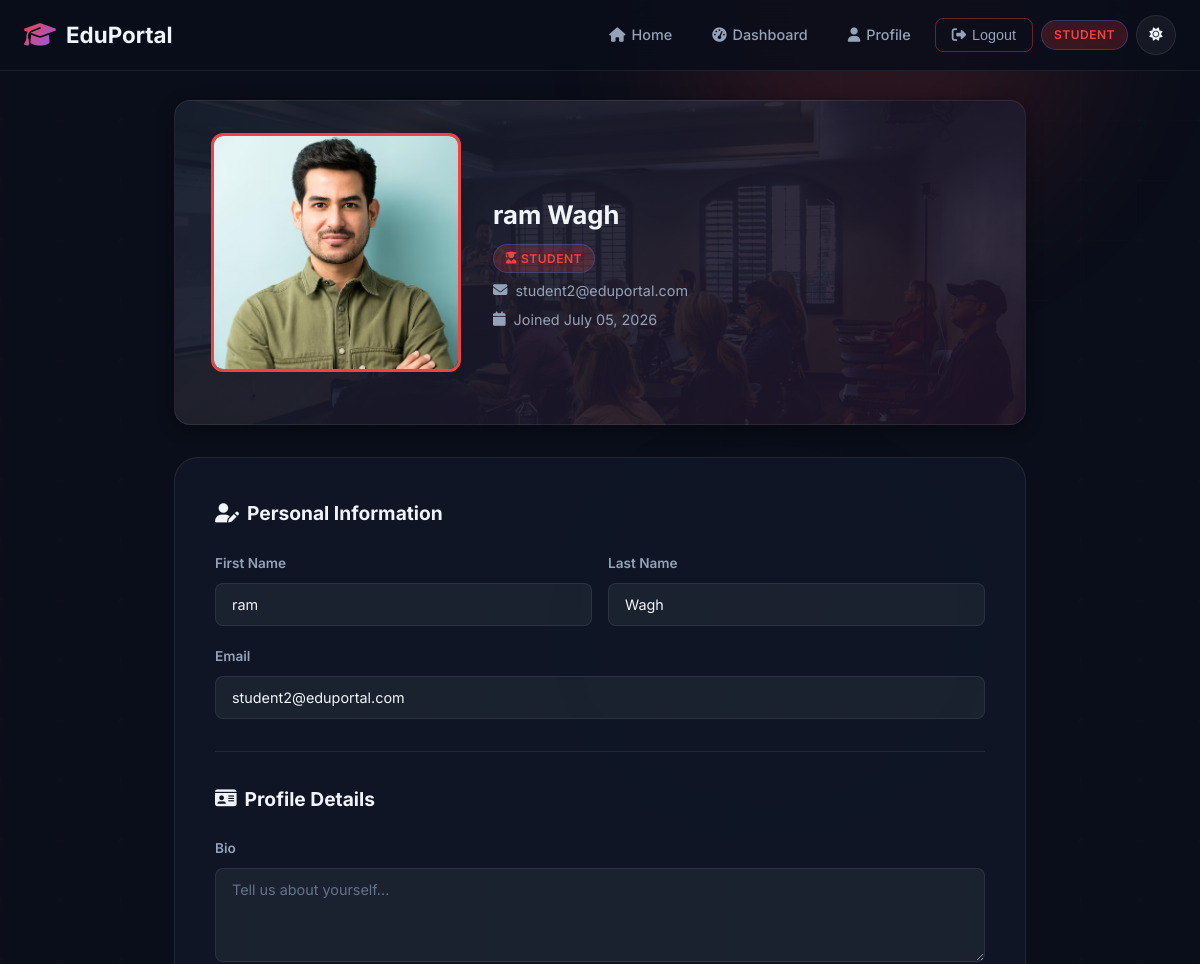
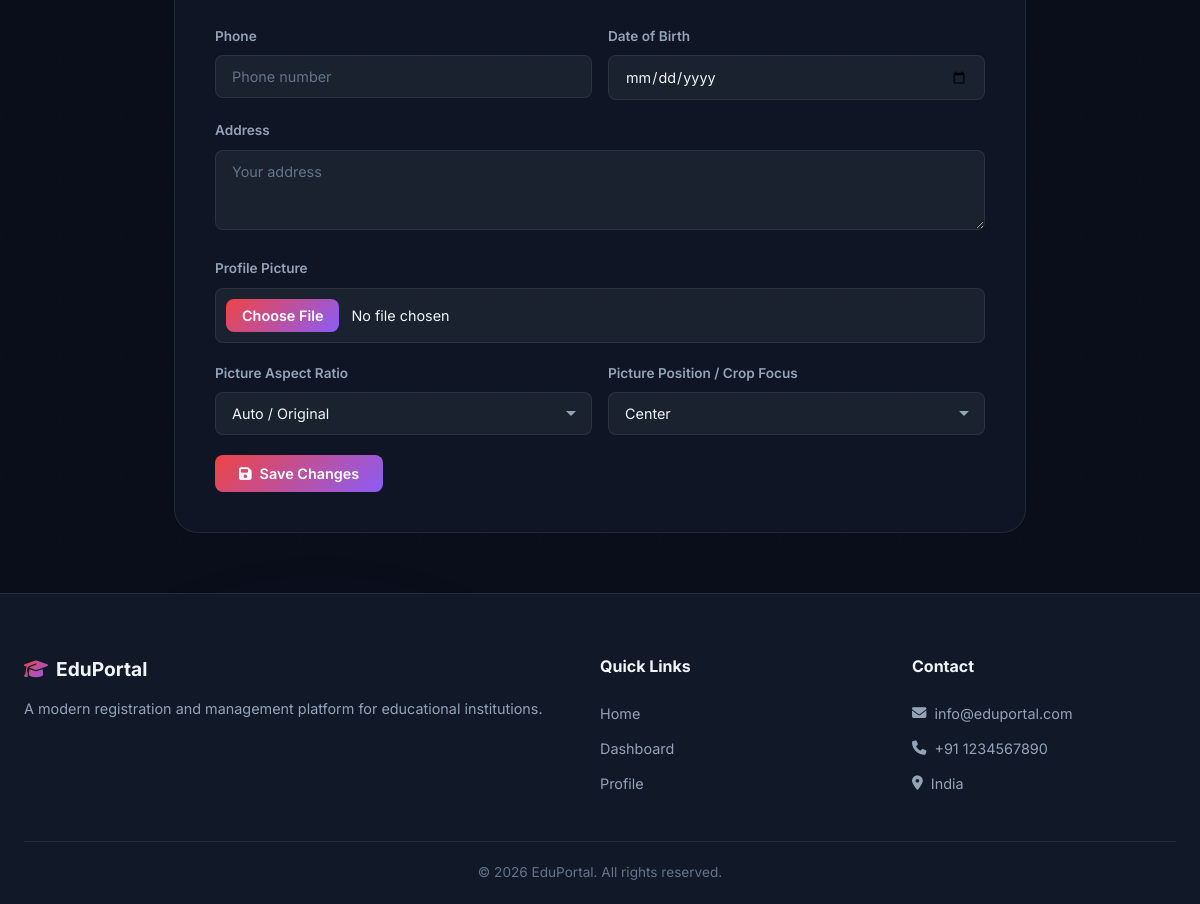
The app's page /accounts/profile/ (signed in) with its own data (2 pictures, top to bottom).
### accounts/models.py (models this page shows, shortened)
class User(AbstractUser):
    class Role(models.TextChoices):
        STUDENT = 'student', 'Student'
        TEACHER = 'teacher', 'Teacher'
        ADMIN = 'admin', 'Admin'
    role = models.CharField(
        max_length=10,
        choices=Role.choices,
        default=Role.STUDENT,
    )
    email = models.EmailField(unique=True)
    is_email_verified = models.BooleanField(default=False)
    failed_login_attempts = models.IntegerField(default=0)
    lockout_until = models.DateTimeField(null=True, blank=True)

class Profile(models.Model):
    user = models.OneToOneField(User, on_delete=models.CASCADE, related_name='profile')
    bio = models.TextField(max_length=500, blank=True)
    phone = models.CharField(max_length=15, blank=True)
    date_of_birth = models.DateField(null=True, blank=True)
    address = models.TextField(max_length=300, blank=True)
    profile_picture = models.ImageField(upload_to='profile_pics/', blank=True, null=True)
    avatar_ratio = models.CharField(
        max_length=10,
        choices=[
            ('1-1', '1:1 (Square)'),
            ('4-5', '4:5 (Portrait)'),
            ('16-9', '16:9 (Landscape)'),
            ('auto', 'Auto / Original')
        ],
        default='auto'
    )
    avatar_position = models.CharField(
        max_length=10,
        choices=[
            ('center', 'Center'),
            ('top', 'Top'),
            ('bottom', 'Bottom')
        ],
        default='center'
    )
    created_at = models.DateTimeField(auto_now_add=True)
    updated_at = models.DateTimeField(auto_now=True)

### accounts/views.py (the view)
# urls.py: path('profile/', views.profile_view, name='profile'),
@login_required
def profile_view(request):
    profile, created = Profile.objects.get_or_create(user=request.user)
    if request.method == 'POST':
        user_form = UserUpdateForm(request.POST, instance=request.user)
        profile_form = ProfileUpdateForm(request.POST, request.FILES, instance=profile)
        if 'profile_picture' in request.FILES:
            uploaded = request.FILES['profile_picture']
            max_size = getattr(settings, 'MAX_UPLOAD_SIZE_MB', 2) * 1024 * 1024
            allowed_types = getattr(settings, 'ALLOWED_IMAGE_TYPES',
                                    ['image/jpeg', 'image/png', 'image/gif', 'image/webp'])
            if uploaded.size > max_size:
                messages.error(request, f'Image too large. Maximum size is {settings.MAX_UPLOAD_SIZE_MB}MB.')
                return redirect('accounts:profile')
            if uploaded.content_type not in allowed_types:
                messages.error(request, 'Invalid image format. Use JPEG, PNG, GIF, or WebP.')
                return redirect('accounts:profile')
        if user_form.is_valid() and profile_form.is_valid():
            user_form.save()
            profile_form.save()
            messages.success(request, 'Your profile has been updated successfully!')
            return redirect('accounts:profile')
    else:
        user_form = UserUpdateForm(instance=request.user)
        profile_form = ProfileUpdateForm(instance=profile)
    context = {
        'user_form': user_form,
        'profile_form': profile_form,
    }
    return render(request, 'accounts/profile.html', context)

### accounts/forms.py
class UserUpdateForm(forms.ModelForm):
    class Meta:
        model = User
        fields = ['first_name', 'last_name', 'email']
        widgets = {
            'first_name': forms.TextInput(attrs={
                'class': 'form-input',
                'placeholder': 'First name',
            }),
            'last_name': forms.TextInput(attrs={
                'class': 'form-input',
                'placeholder': 'Last name',
            }),
            'email': forms.EmailInput(attrs={
                'class': 'form-input',
                'placeholder': 'Email address',
            }),
        }

### templates/accounts/profile.html (shortened to what this page needs)
{% extends 'base.html' %}
{% block content %}
<section class="profile-section">
    <div class="profile-container">
        <div class="profile-header-card">
            <div class="profile-avatar summary-avatar ratio-{{ user.profile.avatar_ratio|default:'auto' }} position-{{ user.profile.avatar_position|default:'center' }}">
                {% if user.profile.profile_picture %}
                    <img src="{{ user.profile.profile_picture.url }}" alt="Profile Picture">
                {% else %}
                    <div class="avatar-placeholder">
                        <i class="fas fa-user"></i>
                    </div>
                {% endif %}
            </div>
            <div class="profile-info">
                <h1>{{ user.get_full_name|default:user.username }}</h1>
                <span class="user-role-badge role-{{ user.role }}">
                    {% if user.role == 'student' %}
                        <i class="fas fa-user-graduate"></i>
                    {% elif user.role == 'teacher' %}
                        <i class="fas fa-chalkboard-teacher"></i>
                    {% else %}
                        <i class="fas fa-user-shield"></i>
                    {% endif %}
                    {{ user.get_role_display }}
                </span>
                <p class="profile-email"><i class="fas fa-envelope"></i> {{ user.email }}</p>
                <p class="profile-joined"><i class="fas fa-calendar"></i> Joined {{ user.date_joined|date:"F d, Y" }}</p>
            </div>
        </div>
        <div class="profile-forms-grid">
            <form method="POST" enctype="multipart/form-data" class="profile-form-card">
                <h2><i class="fas fa-user-edit"></i> Personal Information</h2>
                <div class="form-row">
                    <div class="form-group">
                        <label class="form-label">First Name</label>
                        {{ user_form.first_name }}
                    </div>
                    <div class="form-group">
                        <label class="form-label">Last Name</label>
                        {{ user_form.last_name }}
                    </div>
                </div>
                <div class="form-group">
                    <label class="form-label">Email</label>
                    {{ user_form.email }}
                </div>
                <h2><i class="fas fa-id-card"></i> Profile Details</h2>
                <div class="form-group">
                    <label class="form-label">Bio</label>
                    {{ profile_form.bio }}
                </div>
                <div class="form-row">
                    <div class="form-group">
                        <label class="form-label">Phone</label>
                        {{ profile_form.phone }}
                    </div>
                    <div class="form-group">
                        <label class="form-label">Date of Birth</label>
                        {{ profile_form.date_of_birth }}
                    </div>
                </div>
                <div class="form-group">
                    <label class="form-label">Address</label>
                    {{ profile_form.address }}
                </div>
                <div class="form-group">
                    <label class="form-label">Profile Picture</label>
                    {{ profile_form.profile_picture }}
                </div>
                <div class="form-row">
                    <div class="form-group">
                        <label class="form-label">Picture Aspect Ratio</label>
                        {{ profile_form.avatar_ratio }}
                    </div>
                    <div class="form-group">
                        <label class="form-label">Picture Position / Crop Focus</label>
                        {{ profile_form.avatar_position }}
                    </div>
                </div>
                <button type="submit" class="btn btn-primary">
                    <i class="fas fa-save"></i> Save Changes
                </button>
            </form>
        </div>
    </div>
</section>
{% endblock %}

### templates/base.html (shortened to what this page needs)
{% load static %}
<!DOCTYPE html>
<html lang="en">
<head>
    <link rel="stylesheet" href="https://cdnjs.cloudflare.com/ajax/libs/font-awesome/6.5.1/css/all.min.css">
    <link rel="stylesheet" href="{% static 'css/style.css' %}?v=3.5">
</head>
<body>
    <div class="glowing-bg-container">
        <div class="bg-grid-overlay"></div>
        <div class="glowing-blob blob-ambient"></div>
    </div>
    <nav class="navbar" id="navbar">
        <div class="nav-container">
            <a href="{% url 'home' %}" class="nav-logo">
                <i class="fas fa-graduation-cap"></i>
                <span>EduPortal</span>
            </a>
            <ul class="nav-menu" id="navMenu">
                <li><a href="{% url 'home' %}" class="nav-link"><i class="fas fa-home"></i> Home</a></li>
                {% if user.is_authenticated %}
                    <li><a href="{% url 'dashboard:redirect' %}" class="nav-link"><i class="fas fa-tachometer-alt"></i> Dashboard</a></li>
                    <li><a href="{% url 'accounts:profile' %}" class="nav-link"><i class="fas fa-user"></i> Profile</a></li>
                    <li>
                        <button type="button" class="nav-link nav-btn btn-logout" data-modal-target="logoutModal" style="background: none; border: 1px solid rgba(239, 68, 68, 0.4); cursor: pointer;">
                            <i class="fas fa-sign-out-alt"></i> Logout
                        </button>
                    </li>
                    <li class="nav-user-badge">
                        <span class="user-role-badge role-{{ user.role }}">
                            {{ user.get_role_display }}
                        </span>
                    </li>
                {% else %}
                    <li><a href="{% url 'accounts:login' %}" class="nav-link nav-btn btn-login"><i class="fas fa-sign-in-alt"></i> Login</a></li>
                    <li><a href="{% url 'accounts:register' %}" class="nav-link nav-btn btn-register"><i class="fas fa-user-plus"></i> Register</a></li>
                {% endif %}
                <li>
                    <button class="theme-toggle-btn" id="themeToggle" title="Toggle Light/Dark Theme">
                        <i class="fas fa-sun" id="themeIcon"></i>
                    </button>
                </li>
            </ul>
        </div>
    </nav>
    <main class="main-content">
        {% block content %}{% endblock %}
    </main>
    <footer class="footer">
        <div class="footer-container">
            <div class="footer-grid">
                <div class="footer-section">
                    <h3><i class="fas fa-graduation-cap"></i> EduPortal</h3>
                    <p>A modern registration and management platform for educational institutions.</p>
                </div>
                <div class="footer-section">
                    <h4>Quick Links</h4>
                    <ul>
                        <li><a href="{% url 'home' %}">Home</a></li>
                        {% if user.is_authenticated %}
                        <li><a href="{% url 'dashboard:redirect' %}">Dashboard</a></li>
                        <li><a href="{% url 'accounts:profile' %}">Profile</a></li>
                        {% else %}
                        <li><a href="{% url 'accounts:login' %}">Login</a></li>
                        <li><a href="{% url 'accounts:register' %}">Register</a></li>
                        {% endif %}
                    </ul>
                </div>
                <div class="footer-section">
                    <h4>Contact</h4>
                    <ul>
                        <li><i class="fas fa-envelope"></i> info@eduportal.com</li>
                        <li><i class="fas fa-phone"></i> +91 1234567890</li>
                        <li><i class="fas fa-map-marker-alt"></i> India</li>
                    </ul>
                </div>
            </div>
            <div class="footer-bottom">
                <p>&copy; 2026 EduPortal. All rights reserved.</p>
            </div>
        </div>
    </footer>
</body>
</html>

### records on screen
User: role "STUDENT", profile.profile_picture (picture), get_full_name "ram Wagh", email "student2@eduportal.com", date_joined "July 05, 2026", first_name "ram", last_name "Wagh"
Profile: avatar_ratio "Auto / Original", avatar_position "Center"
